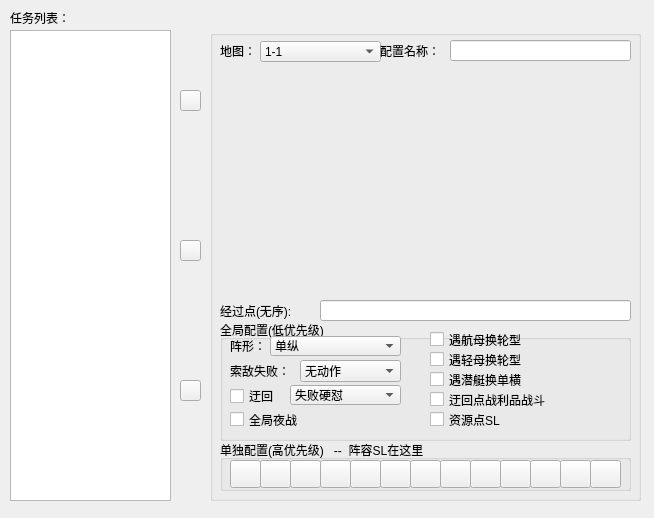
<?xml version="1.0" encoding="UTF-8"?>
<ui version="4.0">
 <class>Frame_Rw</class>
 <widget class="QMainWindow" name="Frame_Rw">
  <property name="geometry">
   <rect>
    <x>0</x>
    <y>0</y>
    <width>654</width>
    <height>518</height>
   </rect>
  </property>
  <property name="windowTitle">
   <string>任务设置</string>
  </property>
  <property name="windowIcon">
   <iconset>
    <normaloff>icon/icon.png</normaloff>icon/icon.png</iconset>
  </property>
  <widget class="QWidget" name="centralwidget">
   <widget class="QListWidget" name="list_Rw">
    <property name="geometry">
     <rect>
      <x>10</x>
      <y>30</y>
      <width>161</width>
      <height>471</height>
     </rect>
    </property>
   </widget>
   <widget class="QLabel" name="label">
    <property name="geometry">
     <rect>
      <x>10</x>
      <y>10</y>
      <width>72</width>
      <height>15</height>
     </rect>
    </property>
    <property name="text">
     <string>任务列表：</string>
    </property>
   </widget>
   <widget class="QPushButton" name="bt_readRw">
    <property name="geometry">
     <rect>
      <x>180</x>
      <y>90</y>
      <width>21</width>
      <height>21</height>
     </rect>
    </property>
    <property name="text">
     <string/>
    </property>
    <property name="icon">
     <iconset>
      <normaloff>icon/right.png</normaloff>icon/right.png</iconset>
    </property>
   </widget>
   <widget class="QPushButton" name="bt_saveRw">
    <property name="geometry">
     <rect>
      <x>180</x>
      <y>380</y>
      <width>21</width>
      <height>21</height>
     </rect>
    </property>
    <property name="text">
     <string/>
    </property>
    <property name="icon">
     <iconset>
      <normaloff>icon/left.png</normaloff>icon/left.png</iconset>
    </property>
   </widget>
   <widget class="QPushButton" name="bt_delRw">
    <property name="geometry">
     <rect>
      <x>180</x>
      <y>240</y>
      <width>21</width>
      <height>21</height>
     </rect>
    </property>
    <property name="text">
     <string/>
    </property>
    <property name="icon">
     <iconset>
      <normaloff>icon/del.png</normaloff>icon/del.png</iconset>
    </property>
   </widget>
   <widget class="QGroupBox" name="groupBox">
    <property name="geometry">
     <rect>
      <x>210</x>
      <y>30</y>
      <width>431</width>
      <height>471</height>
     </rect>
    </property>
    <property name="title">
     <string/>
    </property>
    <widget class="QLabel" name="label_2">
     <property name="geometry">
      <rect>
       <x>10</x>
       <y>10</y>
       <width>41</width>
       <height>21</height>
      </rect>
     </property>
     <property name="text">
      <string>地图：</string>
     </property>
    </widget>
    <widget class="QComboBox" name="cb_map">
     <property name="geometry">
      <rect>
       <x>50</x>
       <y>11</y>
       <width>121</width>
       <height>21</height>
      </rect>
     </property>
     <item>
      <property name="text">
       <string>1-1</string>
      </property>
     </item>
     <item>
      <property name="text">
       <string>1-2</string>
      </property>
     </item>
     <item>
      <property name="text">
       <string>1-3</string>
      </property>
     </item>
     <item>
      <property name="text">
       <string>1-4</string>
      </property>
     </item>
     <item>
      <property name="text">
       <string>2-1</string>
      </property>
     </item>
     <item>
      <property name="text">
       <string>2-2</string>
      </property>
     </item>
     <item>
      <property name="text">
       <string>2-3</string>
      </property>
     </item>
     <item>
      <property name="text">
       <string>2-4</string>
      </property>
     </item>
     <item>
      <property name="text">
       <string>2-5</string>
      </property>
     </item>
     <item>
      <property name="text">
       <string>2-6</string>
      </property>
     </item>
     <item>
      <property name="text">
       <string>3-1</string>
      </property>
     </item>
     <item>
      <property name="text">
       <string>3-2</string>
      </property>
     </item>
     <item>
      <property name="text">
       <string>3-3</string>
      </property>
     </item>
     <item>
      <property name="text">
       <string>3-4</string>
      </property>
     </item>
     <item>
      <property name="text">
       <string>4-1</string>
      </property>
     </item>
     <item>
      <property name="text">
       <string>4-2</string>
      </property>
     </item>
     <item>
      <property name="text">
       <string>4-3</string>
      </property>
     </item>
     <item>
      <property name="text">
       <string>4-4</string>
      </property>
     </item>
     <item>
      <property name="text">
       <string>5-1</string>
      </property>
     </item>
     <item>
      <property name="text">
       <string>5-2</string>
      </property>
     </item>
     <item>
      <property name="text">
       <string>5-3</string>
      </property>
     </item>
     <item>
      <property name="text">
       <string>5-4</string>
      </property>
     </item>
     <item>
      <property name="text">
       <string>5-5</string>
      </property>
     </item>
     <item>
      <property name="text">
       <string>6-1</string>
      </property>
     </item>
     <item>
      <property name="text">
       <string>6-2</string>
      </property>
     </item>
     <item>
      <property name="text">
       <string>6-3</string>
      </property>
     </item>
     <item>
      <property name="text">
       <string>6-4</string>
      </property>
     </item>
     <item>
      <property name="text">
       <string>7-1</string>
      </property>
     </item>
     <item>
      <property name="text">
       <string>7-2</string>
      </property>
     </item>
     <item>
      <property name="text">
       <string>7-3</string>
      </property>
     </item>
     <item>
      <property name="text">
       <string>7-4</string>
      </property>
     </item>
     <item>
      <property name="text">
       <string>7-5</string>
      </property>
     </item>
     <item>
      <property name="text">
       <string>8-1</string>
      </property>
     </item>
     <item>
      <property name="text">
       <string>Ex-1</string>
      </property>
     </item>
     <item>
      <property name="text">
       <string>Ex-1-1</string>
      </property>
     </item>
     <item>
      <property name="text">
       <string>Ex-1-2</string>
      </property>
     </item>
     <item>
      <property name="text">
       <string>Ex-2</string>
      </property>
     </item>
     <item>
      <property name="text">
       <string>Ex-2-1</string>
      </property>
     </item>
     <item>
      <property name="text">
       <string>Ex-2-2</string>
      </property>
     </item>
     <item>
      <property name="text">
       <string>Ex-2-3</string>
      </property>
     </item>
     <item>
      <property name="text">
       <string>Ex-3</string>
      </property>
     </item>
     <item>
      <property name="text">
       <string>Ex-3-1</string>
      </property>
     </item>
     <item>
      <property name="text">
       <string>Ex-3-2</string>
      </property>
     </item>
     <item>
      <property name="text">
       <string>Ex-3-3</string>
      </property>
     </item>
     <item>
      <property name="text">
       <string>Ex-3-4</string>
      </property>
     </item>
     <item>
      <property name="text">
       <string>Ex-4</string>
      </property>
     </item>
     <item>
      <property name="text">
       <string>Ex-4-1</string>
      </property>
     </item>
     <item>
      <property name="text">
       <string>Ex-4-2</string>
      </property>
     </item>
     <item>
      <property name="text">
       <string>Ex-4-3</string>
      </property>
     </item>
     <item>
      <property name="text">
       <string>Ex-4-4</string>
      </property>
     </item>
     <item>
      <property name="text">
       <string>Ex-4-5</string>
      </property>
     </item>
     <item>
      <property name="text">
       <string>Ex-5</string>
      </property>
     </item>
     <item>
      <property name="text">
       <string>Ex-6</string>
      </property>
     </item>
     <item>
      <property name="text">
       <string>Ex-7</string>
      </property>
     </item>
     <item>
      <property name="text">
       <string>Ex-8</string>
      </property>
     </item>
    </widget>
    <widget class="QLabel" name="label_3">
     <property name="geometry">
      <rect>
       <x>170</x>
       <y>10</y>
       <width>72</width>
       <height>21</height>
      </rect>
     </property>
     <property name="text">
      <string>配置名称：</string>
     </property>
    </widget>
    <widget class="QLineEdit" name="ed_name">
     <property name="geometry">
      <rect>
       <x>240</x>
       <y>10</y>
       <width>181</width>
       <height>21</height>
      </rect>
     </property>
    </widget>
    <widget class="QLabel" name="tv_map">
     <property name="geometry">
      <rect>
       <x>10</x>
       <y>40</y>
       <width>411</width>
       <height>221</height>
      </rect>
     </property>
     <property name="text">
      <string/>
     </property>
     <property name="pixmap">
      <pixmap>../Users/Hasee/.designer/backup/icon/map26.png</pixmap>
     </property>
     <property name="scaledContents">
      <bool>true</bool>
     </property>
    </widget>
    <widget class="QLabel" name="label_5">
     <property name="geometry">
      <rect>
       <x>10</x>
       <y>270</y>
       <width>101</width>
       <height>21</height>
      </rect>
     </property>
     <property name="text">
      <string>经过点(无序):</string>
     </property>
    </widget>
    <widget class="QLineEdit" name="ed_point">
     <property name="geometry">
      <rect>
       <x>110</x>
       <y>270</y>
       <width>311</width>
       <height>21</height>
      </rect>
     </property>
     <property name="text">
      <string/>
     </property>
    </widget>
    <widget class="QGroupBox" name="groupBox_2">
     <property name="geometry">
      <rect>
       <x>10</x>
       <y>290</y>
       <width>411</width>
       <height>121</height>
      </rect>
     </property>
     <property name="title">
      <string>全局配置(低优先级)</string>
     </property>
     <widget class="QLabel" name="label_6">
      <property name="geometry">
       <rect>
        <x>10</x>
        <y>15</y>
        <width>41</width>
        <height>21</height>
       </rect>
      </property>
      <property name="text">
       <string>阵形：</string>
      </property>
     </widget>
     <widget class="QComboBox" name="cb_format">
      <property name="geometry">
       <rect>
        <x>50</x>
        <y>16</y>
        <width>131</width>
        <height>20</height>
       </rect>
      </property>
      <item>
       <property name="text">
        <string>单纵</string>
       </property>
      </item>
      <item>
       <property name="text">
        <string>复纵</string>
       </property>
      </item>
      <item>
       <property name="text">
        <string>轮型</string>
       </property>
      </item>
      <item>
       <property name="text">
        <string>梯形</string>
       </property>
      </item>
      <item>
       <property name="text">
        <string>单横</string>
       </property>
      </item>
     </widget>
     <widget class="QLabel" name="label_7">
      <property name="geometry">
       <rect>
        <x>10</x>
        <y>40</y>
        <width>72</width>
        <height>21</height>
       </rect>
      </property>
      <property name="text">
       <string>索敌失败：</string>
      </property>
     </widget>
     <widget class="QComboBox" name="cb_spyFail">
      <property name="geometry">
       <rect>
        <x>80</x>
        <y>40</y>
        <width>101</width>
        <height>22</height>
       </rect>
      </property>
      <item>
       <property name="text">
        <string>无动作</string>
       </property>
      </item>
      <item>
       <property name="text">
        <string>SL</string>
       </property>
      </item>
      <item>
       <property name="text">
        <string>单纵</string>
       </property>
      </item>
      <item>
       <property name="text">
        <string>复纵</string>
       </property>
      </item>
      <item>
       <property name="text">
        <string>轮型</string>
       </property>
      </item>
      <item>
       <property name="text">
        <string>梯形</string>
       </property>
      </item>
      <item>
       <property name="text">
        <string>单横</string>
       </property>
      </item>
     </widget>
     <widget class="QComboBox" name="cb_skipDeal">
      <property name="geometry">
       <rect>
        <x>70</x>
        <y>65</y>
        <width>111</width>
        <height>20</height>
       </rect>
      </property>
      <item>
       <property name="text">
        <string>失败硬怼</string>
       </property>
      </item>
      <item>
       <property name="text">
        <string>一次SL</string>
       </property>
      </item>
      <item>
       <property name="text">
        <string>两次SL</string>
       </property>
      </item>
     </widget>
     <widget class="QCheckBox" name="cb_hmChange">
      <property name="geometry">
       <rect>
        <x>210</x>
        <y>10</y>
        <width>121</width>
        <height>19</height>
       </rect>
      </property>
      <property name="text">
       <string>遇航母换轮型</string>
      </property>
     </widget>
     <widget class="QCheckBox" name="cb_qtChange">
      <property name="geometry">
       <rect>
        <x>210</x>
        <y>50</y>
        <width>111</width>
        <height>19</height>
       </rect>
      </property>
      <property name="text">
       <string>遇潜艇换单横</string>
      </property>
     </widget>
     <widget class="QCheckBox" name="cb_reward">
      <property name="geometry">
       <rect>
        <x>210</x>
        <y>70</y>
        <width>151</width>
        <height>19</height>
       </rect>
      </property>
      <property name="text">
       <string>迂回点战利品战斗</string>
      </property>
     </widget>
     <widget class="QCheckBox" name="cb_skip">
      <property name="geometry">
       <rect>
        <x>10</x>
        <y>68</y>
        <width>61</width>
        <height>16</height>
       </rect>
      </property>
      <property name="text">
       <string>迂回</string>
      </property>
     </widget>
     <widget class="QCheckBox" name="cb_qmChange">
      <property name="geometry">
       <rect>
        <x>210</x>
        <y>30</y>
        <width>121</width>
        <height>19</height>
       </rect>
      </property>
      <property name="text">
       <string>遇轻母换轮型</string>
      </property>
     </widget>
     <widget class="QCheckBox" name="cb_nightFight">
      <property name="geometry">
       <rect>
        <x>10</x>
        <y>90</y>
        <width>171</width>
        <height>19</height>
       </rect>
      </property>
      <property name="text">
       <string>全局夜战</string>
      </property>
     </widget>
     <widget class="QCheckBox" name="cb_resource">
      <property name="geometry">
       <rect>
        <x>210</x>
        <y>90</y>
        <width>91</width>
        <height>19</height>
       </rect>
      </property>
      <property name="text">
       <string>资源点SL</string>
      </property>
     </widget>
    </widget>
    <widget class="QGroupBox" name="groupBox_3">
     <property name="geometry">
      <rect>
       <x>10</x>
       <y>410</y>
       <width>411</width>
       <height>51</height>
      </rect>
     </property>
     <property name="title">
      <string>单独配置(高优先级)   --  阵容SL在这里</string>
     </property>
     <widget class="QPushButton" name="bt_detail_1">
      <property name="geometry">
       <rect>
        <x>10</x>
        <y>20</y>
        <width>31</width>
        <height>28</height>
       </rect>
      </property>
      <property name="text">
       <string/>
      </property>
     </widget>
     <widget class="QPushButton" name="bt_detail_2">
      <property name="geometry">
       <rect>
        <x>40</x>
        <y>20</y>
        <width>31</width>
        <height>28</height>
       </rect>
      </property>
      <property name="text">
       <string/>
      </property>
     </widget>
     <widget class="QPushButton" name="bt_detail_3">
      <property name="geometry">
       <rect>
        <x>70</x>
        <y>20</y>
        <width>31</width>
        <height>28</height>
       </rect>
      </property>
      <property name="text">
       <string/>
      </property>
     </widget>
     <widget class="QPushButton" name="bt_detail_4">
      <property name="geometry">
       <rect>
        <x>100</x>
        <y>20</y>
        <width>31</width>
        <height>28</height>
       </rect>
      </property>
      <property name="text">
       <string/>
      </property>
     </widget>
     <widget class="QPushButton" name="bt_detail_5">
      <property name="geometry">
       <rect>
        <x>130</x>
        <y>20</y>
        <width>31</width>
        <height>28</height>
       </rect>
      </property>
      <property name="text">
       <string/>
      </property>
     </widget>
     <widget class="QPushButton" name="bt_detail_6">
      <property name="geometry">
       <rect>
        <x>160</x>
        <y>20</y>
        <width>31</width>
        <height>28</height>
       </rect>
      </property>
      <property name="text">
       <string/>
      </property>
     </widget>
     <widget class="QPushButton" name="bt_detail_7">
      <property name="geometry">
       <rect>
        <x>190</x>
        <y>20</y>
        <width>31</width>
        <height>28</height>
       </rect>
      </property>
      <property name="text">
       <string/>
      </property>
     </widget>
     <widget class="QPushButton" name="bt_detail_8">
      <property name="geometry">
       <rect>
        <x>220</x>
        <y>20</y>
        <width>31</width>
        <height>28</height>
       </rect>
      </property>
      <property name="text">
       <string/>
      </property>
     </widget>
     <widget class="QPushButton" name="bt_detail_9">
      <property name="geometry">
       <rect>
        <x>250</x>
        <y>20</y>
        <width>31</width>
        <height>28</height>
       </rect>
      </property>
      <property name="text">
       <string/>
      </property>
     </widget>
     <widget class="QPushButton" name="bt_detail_10">
      <property name="geometry">
       <rect>
        <x>280</x>
        <y>20</y>
        <width>31</width>
        <height>28</height>
       </rect>
      </property>
      <property name="text">
       <string/>
      </property>
     </widget>
     <widget class="QPushButton" name="bt_detail_11">
      <property name="geometry">
       <rect>
        <x>310</x>
        <y>20</y>
        <width>31</width>
        <height>28</height>
       </rect>
      </property>
      <property name="text">
       <string/>
      </property>
     </widget>
     <widget class="QPushButton" name="bt_detail_12">
      <property name="geometry">
       <rect>
        <x>340</x>
        <y>20</y>
        <width>31</width>
        <height>28</height>
       </rect>
      </property>
      <property name="text">
       <string/>
      </property>
     </widget>
     <widget class="QPushButton" name="bt_detail_13">
      <property name="geometry">
       <rect>
        <x>370</x>
        <y>20</y>
        <width>31</width>
        <height>28</height>
       </rect>
      </property>
      <property name="text">
       <string/>
      </property>
     </widget>
    </widget>
   </widget>
  </widget>
 </widget>
 <resources/>
 <connections/>
</ui>
